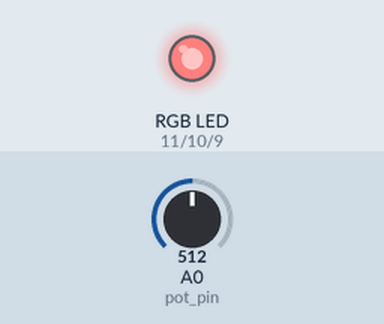
Simulated run of this sketch. Board: Arduino Uno, built with avr-gcc and run on an emulated ATmega328P. Parts: an RGB LED mixed from three pins (HIGH = lit). The inputs (shaded band) are chosen by the test bench; at power-on: A0 (pot_pin) = 512.

Above: at 1.2 s.
1.3 s: A0 (pot_pin) set to 331
At 2.5 s:
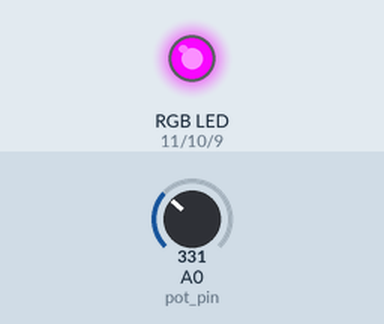
2.8 s: A0 (pot_pin) set to 511
At 3.8 s:
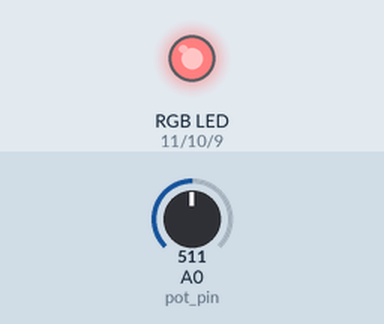
4.3 s: A0 (pot_pin) set to 692
At 4.9 s:
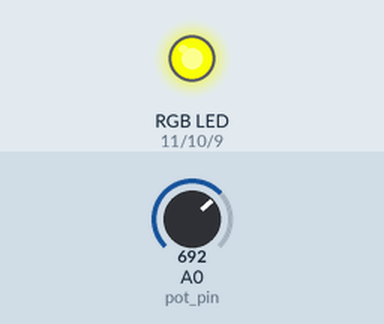
5.8 s: A0 (pot_pin) set to 900
At 6.1 s:
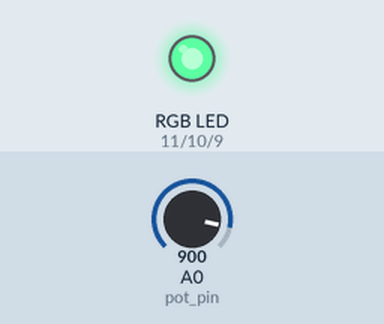
7.3 s: A0 (pot_pin) set to 1023
At 8.4 s:
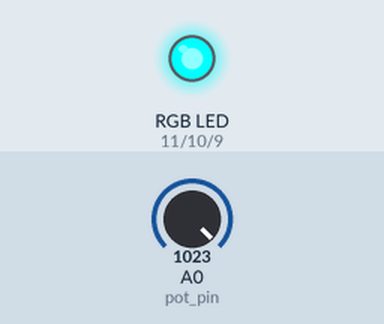
Timing chart, 0 to 9.8 s (numbered marks = the images above; inputs shaded):
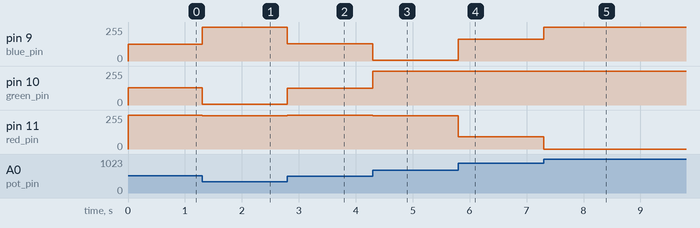

The sketch:

Ard-Pot-RGB.ino
```cpp
int pot_pin = A0;
int pot_val = 0;

int red_pin = 11;
int green_pin = 10;
int blue_pin = 9;

int red_val = 0;
int green_val = 0;
int blue_val = 0;


void setup() {
  pinMode(red_pin, OUTPUT);
  pinMode(green_pin, OUTPUT);
  pinMode(blue_pin, OUTPUT);
}

void loop() {
  pot_val = analogRead(pot_pin);

  if(pot_val < 341){
    pot_val = (pot_val * 3) / 4;

    red_val = 255 - pot_val;
    green_val = pot_val;
    blue_val = 0;
  }else if(pot_val < 682){
    pot_val = ((pot_val - 341) * 3) / 4;

    red_val = 0;
    green_val = 255 - pot_val;
    blue_val = pot_val;
  }else{
    pot_val = ((pot_val - 683) * 3) / 4;
    red_val = pot_val;
    green_val = 0;
    blue_val = 255 - pot_val;
  }

  analogWrite(red_pin, 255 - red_val);
  analogWrite(green_pin, 255 - green_val);
  analogWrite(blue_pin, 255 - blue_val);
}
```

Measured:
- after the input at 1.3 s, pin 9 (blue_pin): 127/255 → 255/255 at once; pin 10 (green_pin): 128/255 → 7/255 at once; pin 11 (red_pin): 255/255 → 248/255 at once
- after the input at 2.8 s, pin 9 (blue_pin): 255/255 → 128/255 at once; pin 10 (green_pin): 7/255 → 127/255 at once; pin 11 (red_pin): 248/255 → 255/255 at once
- after the input at 4.3 s, pin 9 (blue_pin): 128/255 → 6/255 at once; pin 10 (green_pin): 127/255 → 255/255 at once; pin 11 (red_pin): 255/255 → 249/255 at once
- after the input at 5.8 s, pin 9 (blue_pin): 6/255 → 162/255 at once; pin 11 (red_pin): 249/255 → 93/255 at once
- after the input at 7.3 s, pin 9 (blue_pin): 162/255 → 255/255 at once; pin 11 (red_pin): 93/255 → 0/255 at once
